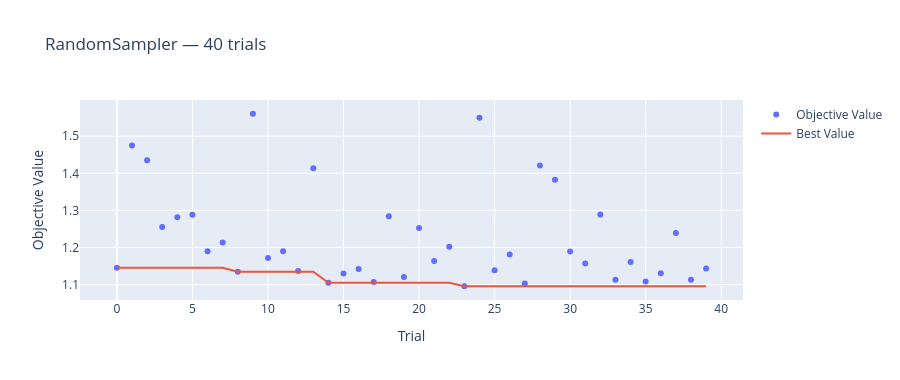
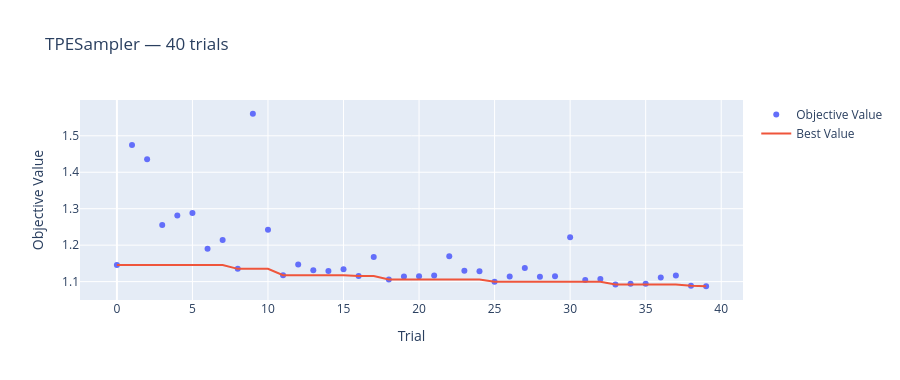

The code cell stored with these charts, in order, in its notebook:
### Markdown cell above
## 3.4 Seeing it

`plot_optimization_history` draws every trial as a dot and the running best as a line. Run it
for both samplers and the difference in *behaviour* is visible even where the best values are
close: random keeps scattering across the whole space forever, TPE's cloud collapses downward
once it has something to go on.

### Code cell
from optuna.visualization import (
    plot_optimization_history,
    plot_param_importances,
    plot_slice,
)

plot_optimization_history(studies["random"]["study"]).update_layout(
    title="RandomSampler — 40 trials", height=380
).show()
plot_optimization_history(studies["TPE"]["study"]).update_layout(
    title="TPESampler — 40 trials", height=380
).show()

### Figure 1 — Plotly figure (JSON) as saved in the notebook; plotly's stock layout.template omitted (floating-point values rounded to 4 significant figures)
{"data": [{"mode": "markers", "name": "Objective Value", "type": "scatter", "x": [0, 1, 2, 3, 4, 5, 6, 7, 8, 9, 10, 11, 12, 13, 14, 15, 16, 17, 18, 19, 20, 21, 22, 23, 24, 25, 26, 27, 28, 29, 30, 31, 32, 33, 34, 35, 36, 37, 38, 39], "y": [1.146, 1.475, 1.435, 1.255, 1.281, 1.288, 1.19, 1.214, 1.135, 1.56, 1.172, 1.19, 1.137, 1.413, 1.105, 1.13, 1.142, 1.107, 1.284, 1.12, 1.253, 1.163, 1.202, 1.096, 1.55, 1.138, 1.181, 1.103, 1.421, 1.383, 1.189, 1.157, 1.289, 1.113, 1.161, 1.108, 1.131, 1.239, 1.113, 1.143]}, {"mode": "lines", "name": "Best Value", "type": "scatter", "x": [0, 1, 2, 3, 4, 5, 6, 7, 8, 9, 10, 11, 12, 13, 14, 15, 16, 17, 18, 19, 20, 21, 22, 23, 24, 25, 26, 27, 28, 29, 30, 31, 32, 33, 34, 35, 36, 37, 38, 39], "y": [1.146, 1.146, 1.146, 1.146, 1.146, 1.146, 1.146, 1.146, 1.135, 1.135, 1.135, 1.135, 1.135, 1.135, 1.105, 1.105, 1.105, 1.105, 1.105, 1.105, 1.105, 1.105, 1.105, 1.096, 1.096, 1.096, 1.096, 1.096, 1.096, 1.096, 1.096, 1.096, 1.096, 1.096, 1.096, 1.096, 1.096, 1.096, 1.096, 1.096]}, {"marker": {"color": "#cccccc"}, "mode": "markers", "name": "Infeasible Trial", "showlegend": false, "type": "scatter", "x": [], "y": []}], "layout": {"height": 380, "title": {"text": "RandomSampler — 40 trials"}, "xaxis": {"title": {"text": "Trial"}}, "yaxis": {"title": {"text": "Objective Value"}}}}

### Figure 2 — Plotly figure (JSON) as saved in the notebook; plotly's stock layout.template omitted (floating-point values rounded to 4 significant figures)
{"data": [{"mode": "markers", "name": "Objective Value", "type": "scatter", "x": [0, 1, 2, 3, 4, 5, 6, 7, 8, 9, 10, 11, 12, 13, 14, 15, 16, 17, 18, 19, 20, 21, 22, 23, 24, 25, 26, 27, 28, 29, 30, 31, 32, 33, 34, 35, 36, 37, 38, 39], "y": [1.146, 1.475, 1.435, 1.255, 1.281, 1.288, 1.19, 1.214, 1.135, 1.56, 1.242, 1.118, 1.147, 1.131, 1.129, 1.134, 1.115, 1.168, 1.106, 1.114, 1.115, 1.117, 1.169, 1.13, 1.129, 1.1, 1.114, 1.138, 1.113, 1.115, 1.222, 1.104, 1.107, 1.092, 1.094, 1.094, 1.111, 1.117, 1.089, 1.087]}, {"mode": "lines", "name": "Best Value", "type": "scatter", "x": [0, 1, 2, 3, 4, 5, 6, 7, 8, 9, 10, 11, 12, 13, 14, 15, 16, 17, 18, 19, 20, 21, 22, 23, 24, 25, 26, 27, 28, 29, 30, 31, 32, 33, 34, 35, 36, 37, 38, 39], "y": [1.146, 1.146, 1.146, 1.146, 1.146, 1.146, 1.146, 1.146, 1.135, 1.135, 1.135, 1.118, 1.118, 1.118, 1.118, 1.118, 1.115, 1.115, 1.106, 1.106, 1.106, 1.106, 1.106, 1.106, 1.106, 1.1, 1.1, 1.1, 1.1, 1.1, 1.1, 1.1, 1.1, 1.092, 1.092, 1.092, 1.092, 1.092, 1.089, 1.087]}, {"marker": {"color": "#cccccc"}, "mode": "markers", "name": "Infeasible Trial", "showlegend": false, "type": "scatter", "x": [], "y": []}], "layout": {"height": 380, "title": {"text": "TPESampler — 40 trials"}, "xaxis": {"title": {"text": "Trial"}}, "yaxis": {"title": {"text": "Objective Value"}}}}
